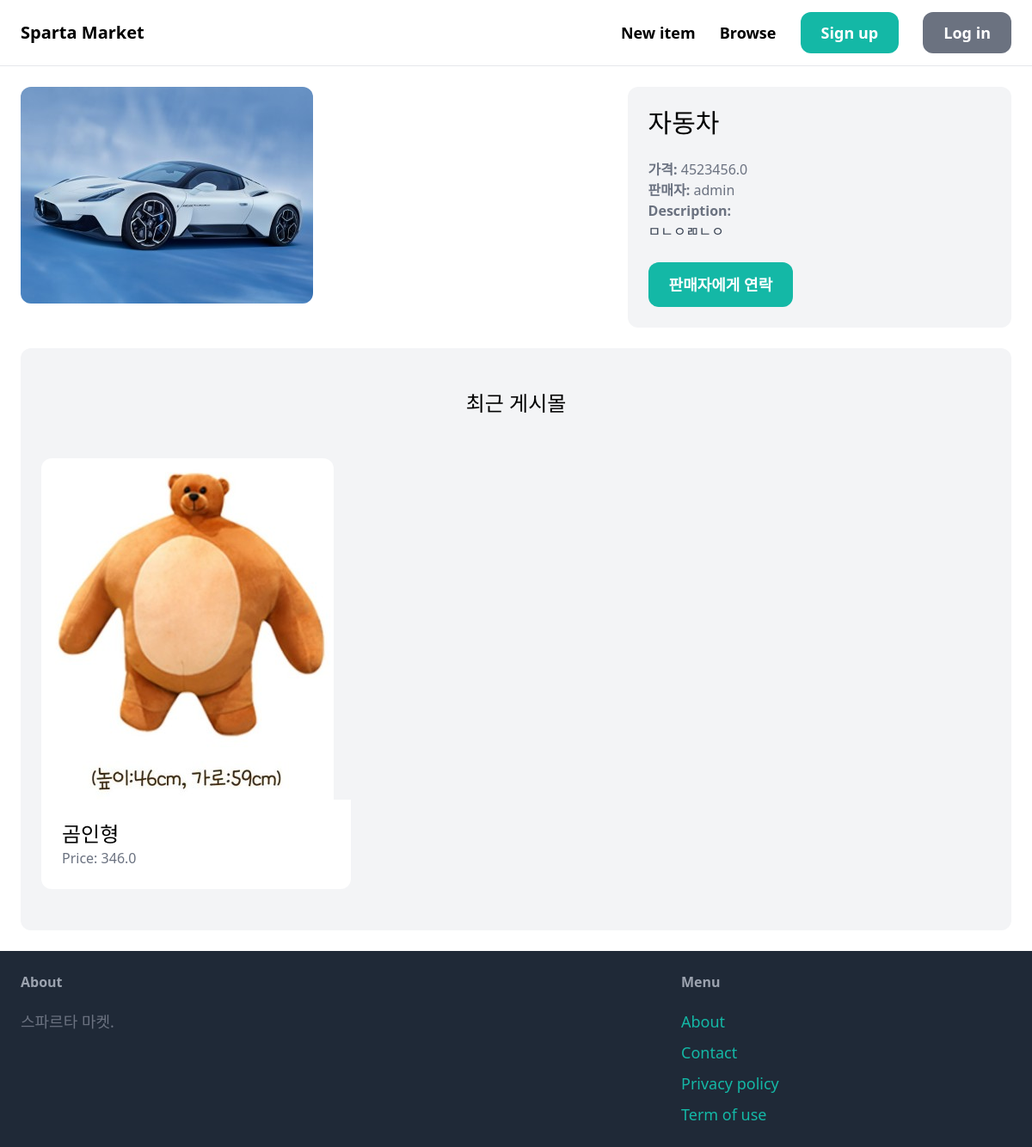
/items/12/, run on the app's committed database.
### item/models.py (models this page shows, shortened)
class Item(models.Model):
    category = models.ForeignKey(Category, related_name='items', on_delete=models.CASCADE)
    name = models.CharField(max_length=255)
    description = models.TextField(blank=True, null=True)
    price = models.FloatField()
    image = models.ImageField(upload_to='item_image', blank=True, null=True)
    is_sold = models.BooleanField(default=False)
    created_by = models.ForeignKey(User, related_name='items', on_delete=models.CASCADE)
    created_at = models.DateTimeField(auto_now_add=True)

### item/views.py (the view)
# urls.py: path('<int:pk>/', views.detail, name='detail'),
def detail(request, pk):
    item = get_object_or_404(Item, pk=pk)
    related_items = Item.objects.filter(category=item.category, is_sold=False).exclude(pk=pk)[0:3]
    return render(request, 'item/detail.html', {
        'item': item,
        'related_items': related_items
    })

### item/templates/item/detail.html (shortened to what this page needs)
{% extends 'core/base.html' %}
{% block content %}
    <div class="grid grid-cols-5 gap-6">
        <div class="col-span-3">
            <img src="{{ item.image.url }}" class="rounded-xl">
        </div>
        <div class="col-span-2 p-6 bg-gray-100 rounded-xl">
            <h1 class="mb-6 text-3xl">{{ item.name }}</h1>
            <p class="text-gray-500"><strong>가격: </strong>{{ item.price }}</p>
            <p class="text-gray-500"><strong>판매자: </strong>{{ item.created_by.username }}</p>
            {% if item.description %}
                <p class="text-gray-700">
                    <strong class="text-gray-500">Description:</strong><br>
                    {{ item.description }}
                </p>
            {% endif %}
            {% if request.user == item.created_by %}
            <div class="mt-6 p-6 bg-white rounded-xl">
                <p>내 상품</p>
                <a href="{% url 'item:edit' item.id %}" class="inline-block mt-6 px-6 py-3 text-lg font-semibold bg-teal-500 text-white rounded-xl">수정</a>
                <a href="{% url 'item:delete' item.id %}" class="inline-block mt-6 px-6 py-3 text-lg font-semibold bg-red-500 text-white rounded-xl">삭제</a>
            </div>
        {% else %}
            <a href="#" class="inline-block mt-6 px-6 py-3 text-lg font-semibold bg-teal-500 text-white rounded-xl hover:bg-teal-700">판매자에게 연락</a>
        {% endif %}
    </div>
</div>
    <div class="mt-6 px-6 py-12 bg-gray-100 rounded-xl">
        <h2 class="mb-12 text-2xl text-center">최근 게시몰</h2>
            <div class="grid grid-cols-3 gap-3">
                {% for item in related_items %}
                    <div>
                        <a href="{% url 'item:detail' item.id %}">
                            <div>
                                <img src="{{ item.image.url }}" class="rounded-t-xl">
                            </div>
                            <div class="p-6 bg-white rounded-b-xl">
                                <h2 class="text-2xl">{{ item.name }}</h2>
                                <p class="text-gray-500">Price: {{ item.price }}</p>
                            </div>
                        </a>
                    </div>
                {% endfor %}
            </div>
        </div>
{% endblock %}

### data on the page
Item: image (picture), name "자동차", price "4523456.0", created_by.username "admin", description "ㅁㄴㅇㄻㄴㅇ"
Item: image (picture), name "곰인형", price "346.0"
